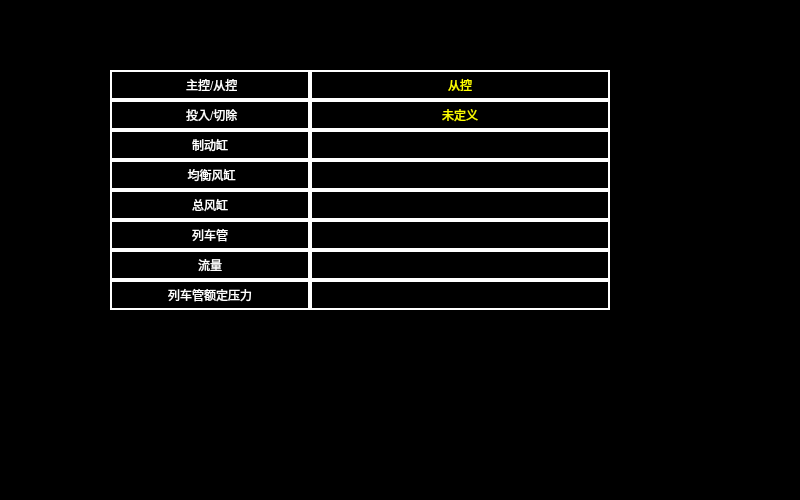
<?xml version="1.0" encoding="UTF-8"?>
<ui version="4.0">
 <class>DeviceDataAirBrake</class>
 <widget class="QWidget" name="DeviceDataAirBrake">
  <property name="geometry">
   <rect>
    <x>0</x>
    <y>0</y>
    <width>800</width>
    <height>500</height>
   </rect>
  </property>
  <property name="windowTitle">
   <string>Form</string>
  </property>
  <property name="styleSheet">
   <string notr="true">QWidget
{
	background-color: black;
}
QPushButton
{
	font:14px;
    color: rgb(0,0,0);
	background-color: rgb(0, 255, 0);
	border-top: 2px solid white;	
	border-left: 2px solid white;
}
QLabel
{
color:rgb(255,255,255);
border:2px  solid white;
}
</string>
  </property>
  <widget class="QLabel" name="label2">
   <property name="geometry">
    <rect>
     <x>110</x>
     <y>130</y>
     <width>200</width>
     <height>30</height>
    </rect>
   </property>
   <property name="text">
    <string>制动缸</string>
   </property>
   <property name="alignment">
    <set>Qt::AlignCenter</set>
   </property>
  </widget>
  <widget class="QLabel" name="label1">
   <property name="geometry">
    <rect>
     <x>110</x>
     <y>100</y>
     <width>200</width>
     <height>30</height>
    </rect>
   </property>
   <property name="text">
    <string> 投入/切除</string>
   </property>
   <property name="alignment">
    <set>Qt::AlignCenter</set>
   </property>
  </widget>
  <widget class="QLabel" name="label">
   <property name="geometry">
    <rect>
     <x>110</x>
     <y>70</y>
     <width>200</width>
     <height>30</height>
    </rect>
   </property>
   <property name="text">
    <string> 主控/从控</string>
   </property>
   <property name="alignment">
    <set>Qt::AlignCenter</set>
   </property>
  </widget>
  <widget class="QLabel" name="label3">
   <property name="geometry">
    <rect>
     <x>110</x>
     <y>160</y>
     <width>200</width>
     <height>30</height>
    </rect>
   </property>
   <property name="text">
    <string> 均衡风缸</string>
   </property>
   <property name="alignment">
    <set>Qt::AlignCenter</set>
   </property>
  </widget>
  <widget class="QLabel" name="label4">
   <property name="geometry">
    <rect>
     <x>110</x>
     <y>190</y>
     <width>200</width>
     <height>30</height>
    </rect>
   </property>
   <property name="text">
    <string>总风缸</string>
   </property>
   <property name="alignment">
    <set>Qt::AlignCenter</set>
   </property>
  </widget>
  <widget class="QLabel" name="label5">
   <property name="geometry">
    <rect>
     <x>110</x>
     <y>220</y>
     <width>200</width>
     <height>30</height>
    </rect>
   </property>
   <property name="text">
    <string>列车管</string>
   </property>
   <property name="alignment">
    <set>Qt::AlignCenter</set>
   </property>
  </widget>
  <widget class="QLabel" name="label7">
   <property name="geometry">
    <rect>
     <x>110</x>
     <y>280</y>
     <width>200</width>
     <height>30</height>
    </rect>
   </property>
   <property name="text">
    <string>列车管额定压力</string>
   </property>
   <property name="alignment">
    <set>Qt::AlignCenter</set>
   </property>
  </widget>
  <widget class="QLabel" name="label6">
   <property name="geometry">
    <rect>
     <x>110</x>
     <y>250</y>
     <width>200</width>
     <height>30</height>
    </rect>
   </property>
   <property name="text">
    <string>流量</string>
   </property>
   <property name="alignment">
    <set>Qt::AlignCenter</set>
   </property>
  </widget>
  <widget class="QLabel" name="labelBrake">
   <property name="geometry">
    <rect>
     <x>310</x>
     <y>130</y>
     <width>300</width>
     <height>30</height>
    </rect>
   </property>
   <property name="styleSheet">
    <string notr="true">color:yellow;</string>
   </property>
   <property name="text">
    <string/>
   </property>
   <property name="alignment">
    <set>Qt::AlignCenter</set>
   </property>
  </widget>
  <widget class="QLabel" name="label0">
   <property name="geometry">
    <rect>
     <x>310</x>
     <y>70</y>
     <width>300</width>
     <height>30</height>
    </rect>
   </property>
   <property name="styleSheet">
    <string notr="true">color:yellow;</string>
   </property>
   <property name="text">
    <string>从控</string>
   </property>
   <property name="alignment">
    <set>Qt::AlignCenter</set>
   </property>
  </widget>
  <widget class="QLabel" name="labelRatedPress">
   <property name="geometry">
    <rect>
     <x>310</x>
     <y>280</y>
     <width>300</width>
     <height>30</height>
    </rect>
   </property>
   <property name="styleSheet">
    <string notr="true">color:yellow;</string>
   </property>
   <property name="text">
    <string/>
   </property>
   <property name="alignment">
    <set>Qt::AlignCenter</set>
   </property>
  </widget>
  <widget class="QLabel" name="labelAveWind">
   <property name="geometry">
    <rect>
     <x>310</x>
     <y>160</y>
     <width>300</width>
     <height>30</height>
    </rect>
   </property>
   <property name="styleSheet">
    <string notr="true">color:yellow;</string>
   </property>
   <property name="text">
    <string/>
   </property>
   <property name="alignment">
    <set>Qt::AlignCenter</set>
   </property>
  </widget>
  <widget class="QLabel" name="labelFlow">
   <property name="geometry">
    <rect>
     <x>310</x>
     <y>250</y>
     <width>300</width>
     <height>30</height>
    </rect>
   </property>
   <property name="styleSheet">
    <string notr="true">color:yellow;</string>
   </property>
   <property name="text">
    <string/>
   </property>
   <property name="alignment">
    <set>Qt::AlignCenter</set>
   </property>
  </widget>
  <widget class="QLabel" name="labelInputCut">
   <property name="geometry">
    <rect>
     <x>310</x>
     <y>100</y>
     <width>300</width>
     <height>30</height>
    </rect>
   </property>
   <property name="styleSheet">
    <string notr="true">color:yellow;</string>
   </property>
   <property name="text">
    <string>未定义</string>
   </property>
   <property name="alignment">
    <set>Qt::AlignCenter</set>
   </property>
  </widget>
  <widget class="QLabel" name="labelTrainPipe">
   <property name="geometry">
    <rect>
     <x>310</x>
     <y>220</y>
     <width>300</width>
     <height>30</height>
    </rect>
   </property>
   <property name="text">
    <string/>
   </property>
   <property name="alignment">
    <set>Qt::AlignCenter</set>
   </property>
  </widget>
  <widget class="QLabel" name="labelTotalWind">
   <property name="geometry">
    <rect>
     <x>310</x>
     <y>190</y>
     <width>300</width>
     <height>30</height>
    </rect>
   </property>
   <property name="styleSheet">
    <string notr="true">color:yellow;</string>
   </property>
   <property name="text">
    <string/>
   </property>
   <property name="alignment">
    <set>Qt::AlignCenter</set>
   </property>
  </widget>
 </widget>
 <resources/>
 <connections/>
</ui>
